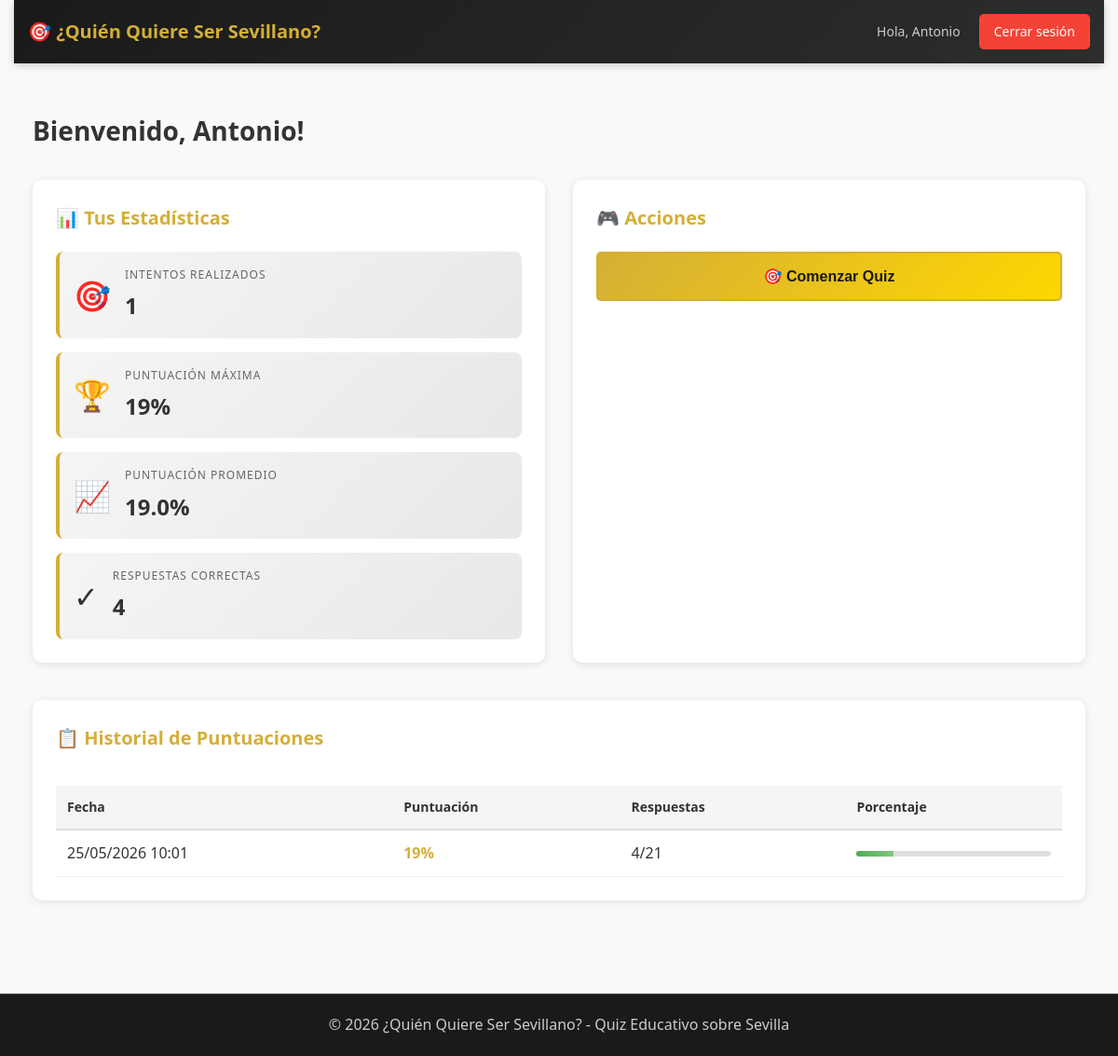
/dashboard (signed in), run on the app's committed database.
### tables this page shows
CREATE TABLE puntuaciones (
            id INTEGER PRIMARY KEY AUTOINCREMENT,
            usuario_id INTEGER NOT NULL,
            puntuacion_total INTEGER NOT NULL,
            respuestas_correctas INTEGER NOT NULL,
            respuestas_totales INTEGER NOT NULL,
            fecha_intento TIMESTAMP DEFAULT CURRENT_TIMESTAMP,
            FOREIGN KEY (usuario_id) REFERENCES usuarios(id) ON DELETE CASCADE
        );

### app.py (the view)
@app.route('/dashboard')
def dashboard():
    if 'user_id' not in session:
        return redirect(url_for('login'))
    user_id = session['user_id']
    stats = db.get_user_stats(user_id)
    scores = db.get_user_scores(user_id)
    return render_template(
        'dashboard.html',
        nombre=session['nombre'],
        stats=stats,
        scores=scores
    )

### app.py (called while the page is built)
@app.before_request
def before_request():
    try:
        _ = db.connection
    except Exception as e:
        print(f"Error en before_request: {e}")

@app.teardown_appcontext
def shutdown_session(exception=None):
    pass

### database.py (called while the page is built, shortened)
    def _get_connection(self):
        return self._local.connection

    @property
    def connection(self):
        return self._get_connection()

    def fetch_query(self, query, params=None):
        cursor = None
        try:
            conn = self.connection
            cursor = conn.cursor()
            if params:
                cursor.execute(query, params)
            else:
                cursor.execute(query)
            columns = [description[0] for description in cursor.description] if cursor.description else []
            result = []
            for row in cursor.fetchall():
                result.append(dict(zip(columns, row)))
            return result
        except Exception as e:
            print(f"Error en consulta: {e}")
            return None
        finally:
            if cursor:
                cursor.close()

    def get_user_scores(self, user_id):
        query = """
        SELECT * FROM puntuaciones
        WHERE usuario_id = ?
        ORDER BY fecha_intento DESC
        """
        scores = self.fetch_query(query, (user_id,))
        if scores:
            for score in scores:
                if isinstance(score['fecha_intento'], str):
                    score['fecha_intento'] = datetime.fromisoformat(score['fecha_intento'])
        return scores

    def get_user_stats(self, user_id):
        query = """
        SELECT
            COUNT(*) as total_intentos,
            MAX(puntuacion_total) as puntuacion_maxima,
            AVG(puntuacion_total) as puntuacion_promedio,
            SUM(respuestas_correctas) as total_respuestas_correctas
        FROM puntuaciones
        WHERE usuario_id = ?
        """
        result = self.fetch_query(query, (user_id,))
        return result[0] if result else None

### templates/dashboard.html (shortened to what this page needs)
{% extends "base.html" %}
{% block content %}
<div class="dashboard-container">
    <h1>Bienvenido, {{ nombre }}!</h1>
    <div class="dashboard-grid">
        <div class="stats-section">
            <h2>📊 Tus Estadísticas</h2>
            {% if stats and stats.total_intentos %}
            <div class="stats-grid">
                <div class="stat-card">
                    <div class="stat-icon">🎯</div>
                    <div class="stat-info">
                        <div class="stat-label">Intentos Realizados</div>
                        <div class="stat-value">{{ stats.total_intentos }}</div>
                    </div>
                </div>
                <div class="stat-card">
                    <div class="stat-icon">🏆</div>
                    <div class="stat-info">
                        <div class="stat-label">Puntuación Máxima</div>
                        <div class="stat-value">{{ "%.0f"|format(stats.puntuacion_maxima) }}%</div>
                    </div>
                </div>
                <div class="stat-card">
                    <div class="stat-icon">📈</div>
                    <div class="stat-info">
                        <div class="stat-label">Puntuación Promedio</div>
                        <div class="stat-value">{{ "%.1f"|format(stats.puntuacion_promedio) }}%</div>
                    </div>
                </div>
                <div class="stat-card">
                    <div class="stat-icon">✓</div>
                    <div class="stat-info">
                        <div class="stat-label">Respuestas Correctas</div>
                        <div class="stat-value">{{ stats.total_respuestas_correctas }}</div>
                    </div>
                </div>
            </div>
            {% else %}
            <div class="no-stats">
                <p>Aún no has completado ningún quiz. ¡Comienza ahora!</p>
            </div>
            {% endif %}
        </div>
        <div class="actions-section">
            <h2>🎮 Acciones</h2>
            <form action="{{ url_for('start_quiz') }}" method="POST">
                <button type="submit" class="btn btn-primary btn-large btn-block">
                    🎯 Comenzar Quiz
                </button>
            </form>
        </div>
    </div>
    <div class="history-section">
        <h2>📋 Historial de Puntuaciones</h2>
        {% if scores %}
        <div class="scores-table-wrapper">
            <table class="scores-table">
                <thead>
                    <tr>
                        <th>Fecha</th>
                        <th>Puntuación</th>
                        <th>Respuestas</th>
                        <th>Porcentaje</th>
                    </tr>
                </thead>
                <tbody>
                    {% for score in scores %}
                    <tr>
                        <td>{{ score.fecha_intento.strftime('%d/%m/%Y %H:%M') }}</td>
                        <td class="score-value">{{ score.puntuacion_total }}%</td>
                        <td>{{ score.respuestas_correctas }}/{{ score.respuestas_totales }}</td>
                        <td>
                            <div class="progress-bar">
                                <div class="progress-fill" style="width: {{ score.puntuacion_total }}%"></div>
                            </div>
                        </td>
                    </tr>
                    {% endfor %}
                </tbody>
            </table>
        </div>
        {% else %}
        <div class="no-history">
            <p>No hay intentos registrados aún.</p>
        </div>
        {% endif %}
    </div>
</div>
{% endblock %}

### static/style.css (style rules this page uses)
* { margin: 0; padding: 0; box-sizing: border-box; }
:root { --color-primary: #d4af37; --color-secondary: #f0f0f0; --color-dark: #333; --color-light: #f9f9f9; --color-success: #4caf50; --color-danger: #f44336; --color-warning: #ff9800; --font-main: 'Segoe UI', Tahoma, Geneva, Verdana, sans-serif; }
html, body { height: 100%; font-family: var(--font-main); background-color: var(--color-light); color: var(--color-dark); }
body { display: flex; flex-direction: column; line-height: 1.6; }
.btn { display: inline-block; padding: 10px 20px; border: none; border-radius: 5px; cursor: pointer; text-decoration: none; font-weight: 600; transition: all 0.3s ease; font-size: 14px; text-align: center; }
.btn-primary { background: linear-gradient(135deg, var(--color-primary), #ffd700); color: #1a1a1a; border: 2px solid var(--color-primary); }
.btn-large { padding: 12px 30px; font-size: 16px; }
.btn-block { width: 100%; display: block; }

### templates/dashboard.html (style rules this page uses)
.dashboard-container { max-width: 1200px; margin: 30px auto; padding: 20px; }
.dashboard-container > h1 { color: #333; margin-bottom: 30px; font-size: 28px; }
.dashboard-grid { display: grid; grid-template-columns: repeat(auto-fit, minmax(500px, 1fr)); gap: 30px; margin-bottom: 40px; }
.stats-section, .actions-section, .history-section { background: white; border-radius: 10px; padding: 25px; box-shadow: 0 2px 8px rgba(0, 0, 0, 0.1); }
.stats-section h2, .actions-section h2, .history-section h2 { color: #d4af37; margin-bottom: 20px; font-size: 20px; }
.stats-grid { display: grid; grid-template-columns: 1fr; gap: 15px; }
.stat-card { display: flex; align-items: center; justify-content: space-between; background: linear-gradient(135deg, #f5f5f5 0%, #e8e8e8 100%); padding: 15px; border-radius: 8px; border-left: 4px solid #d4af37; }
.stat-icon { font-size: 32px; margin-right: 15px; }
.stat-info { flex: 1; }
.stat-label { color: #666; font-size: 12px; text-transform: uppercase; letter-spacing: 1px; }
.stat-value { color: #333; font-size: 24px; font-weight: bold; margin-top: 5px; }
.btn-block { width: 100%; padding: 15px; font-size: 16px; }
.history-section { grid-column: 1 / -1; }
.scores-table-wrapper { overflow-x: auto; }
.scores-table { width: 100%; border-collapse: collapse; margin-top: 15px; }
.scores-table thead { background: #f5f5f5; border-bottom: 2px solid #ddd; }
.scores-table th { padding: 12px; text-align: left; color: #333; font-weight: 600; font-size: 14px; }
.scores-table td { padding: 12px; border-bottom: 1px solid #eee; }
.score-value { font-weight: 600; color: #d4af37; font-size: 16px; }
.progress-bar { width: 100%; height: 6px; background: #e0e0e0; border-radius: 3px; overflow: hidden; }
.progress-fill { height: 100%; background: linear-gradient(90deg, #4caf50, #81c784); transition: width 0.3s ease; }
.actions-section form { display: flex; }

### data on the page
puntuaciones: fecha_intento "25/05/2026 10:01", puntuacion_total "19", respuestas_correctas "4", respuestas_totales "21"

### other printed values
{{ session['nombre'] }} "Antonio"
{{ nombre }} "Antonio"
{{ stats.total_intentos }} "1"
{{ "%.0f"|format(stats.puntuacion_maxima) }} "19"
{{ "%.1f"|format(stats.puntuacion_promedio) }} "19.0"
{{ stats.total_respuestas_correctas }} "4"
